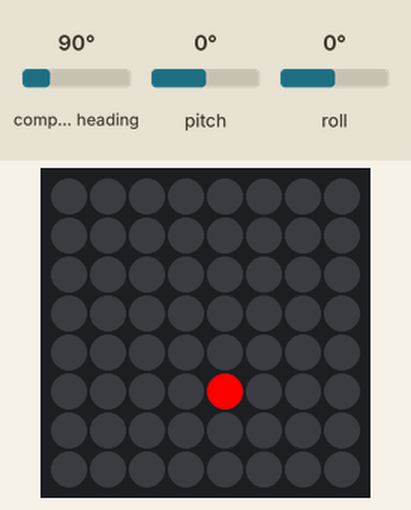
Simulated run of this program. Board: Raspberry Pi (BCM pin numbers) with a Sense HAT. Parts: the Sense HAT's 8×8 RGB LED matrix. The test bench sets the inputs (shaded band); at power-on: roll 0°, pitch 0°, compass heading 90°. The Sense HAT reports a negative pitch or roll as 360° plus the angle.

Above: at 1.2 s.
1.3 s: roll set to -9°
2.8 s: roll set to -12°
At 2.87 s:
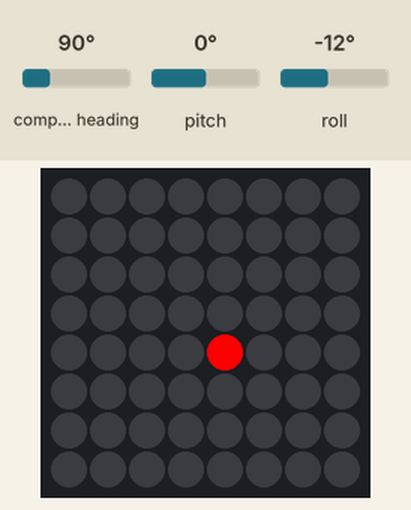
At 3.8 s:
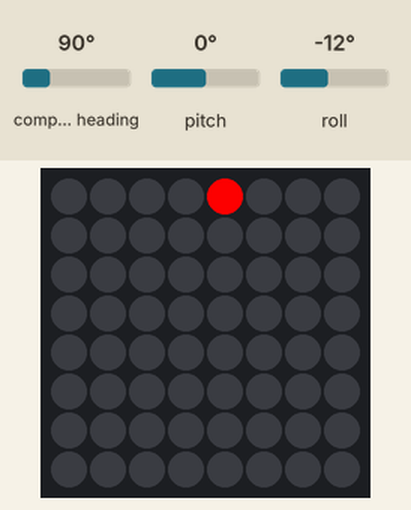
4.7 s: pitch set to 9°
6.2 s: pitch set to 12°
At 7.7 s:
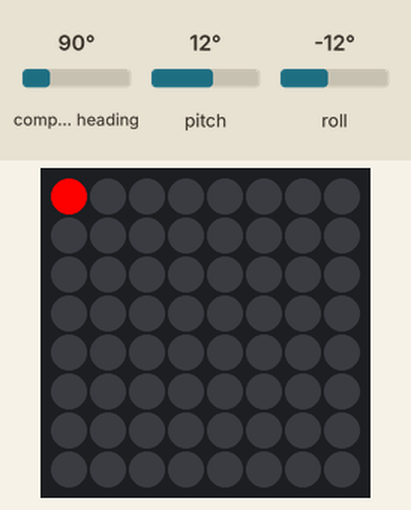
8.0 s: roll set to 9°
9.5 s: roll set to 12°
At 11.5 s:
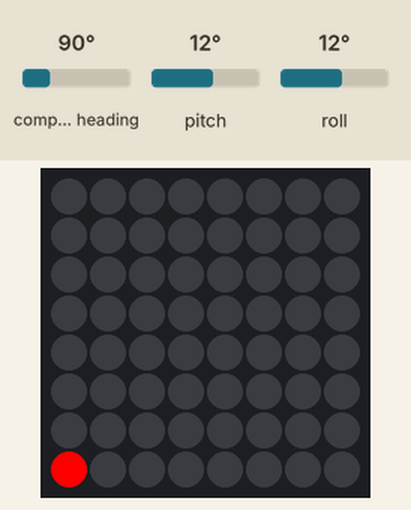
Timing chart, 0 to 12.4 s (numbered marks = the images above; inputs shaded):
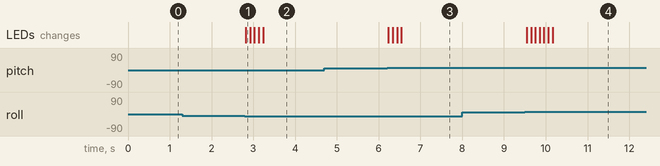

Measured:
- the behaviour switches between -10 and -11° on roll (found by bisection; images 0 and 1)
- the behaviour switches between 10 and 11° on pitch (found by bisection; images 2 and 3)
- the behaviour switches between 10 and 11° on roll (found by bisection; images 3 and 4)
- after the input at 1.3 s, every drawn part: stays the same
- after the input at 2.8 s, the LEDs: change at once (image 1)
- after the input at 4.7 s, every drawn part: stays the same
- after the input at 6.2 s, the LEDs: first change at once (image 3 shows a later state)
- after the input at 8.0 s, every drawn part: stays the same
- after the input at 9.5 s, the LEDs: first change at once (image 4 shows a later state)

The program:

pixel-roll.py
```python
from sense_hat import SenseHat
from time import sleep

sense = SenseHat()
sense.clear()

black = (0,0,0)
red = (255,0,0)

x = 4
y = 5

while True:
    o = sense.get_orientation_degrees()

    # Adjust pitch to -90 (left) through 90 (right)
    # There is probably a mathier way to do this
    ap = o['pitch']
    if ap > 180:
        ap = 360-ap
    else: ap = -ap

    ar = o['roll']
    if ar > 200:
        ar = 360-ar
    else:
        ar = -ar

    x_speed = int(ap / 20)
    y_speed = int(ar / 20)

    new_x = x
    new_y = y

    # Ignore values close to 0
    if ap < -10:
        new_x -= 1
    elif ap > 10:
        new_x += 1

    if ar < -10:
        new_y += 1
    elif ar > 10:
        new_y -= 1

    # Set boundaries
    new_x = max(0,min(7,new_x))
    new_y = max(0,min(7,new_y))

    # Unlight old pixel
    sense.set_pixel(x,y,black)

    # Light new one
    x = new_x
    y = new_y
    sense.set_pixel(x,y,red)

    # Delay more/less depending on how steep ar/ap are:
    delay = .1 / max(max(1,abs(x_speed)), abs(y_speed))
    sleep(delay)
```
